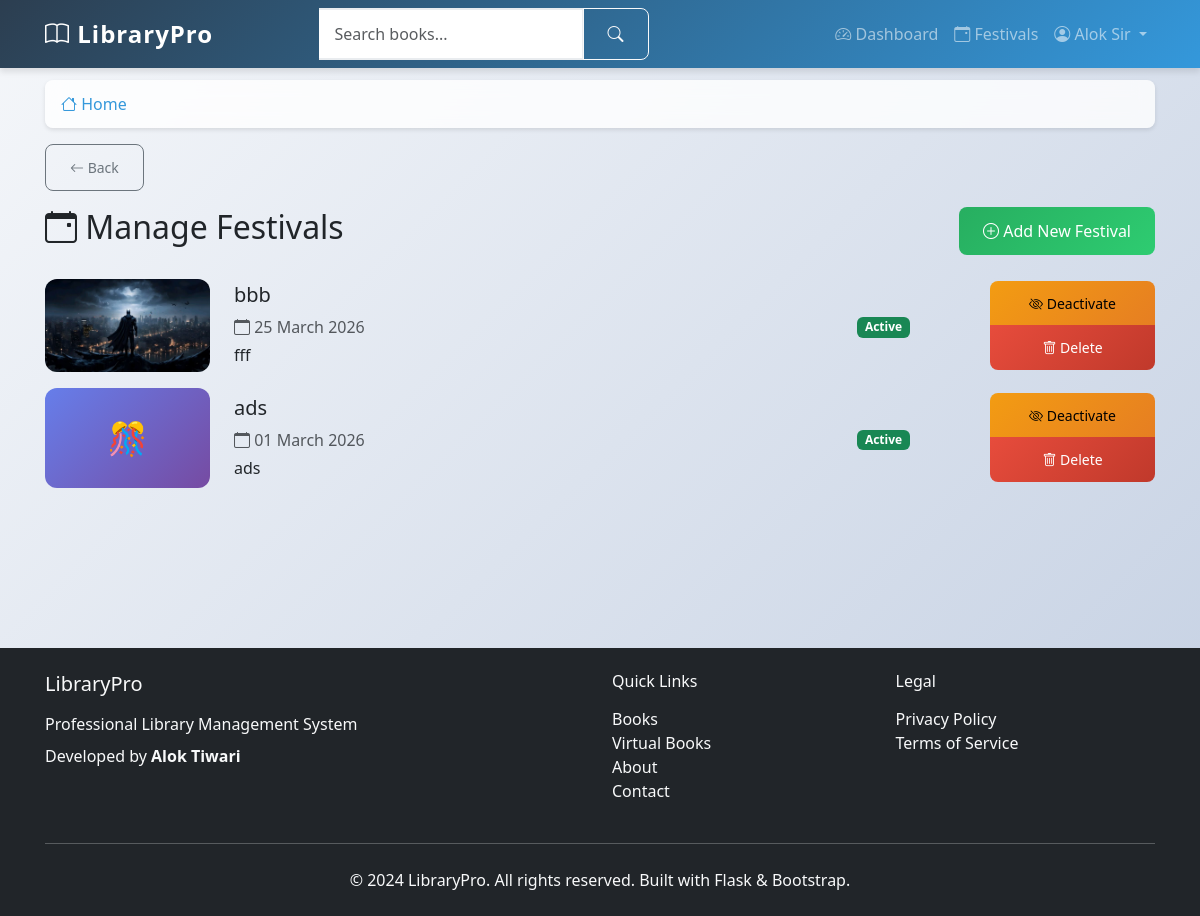
The page /manage-festivals (signed in) on the database as committed earlier.
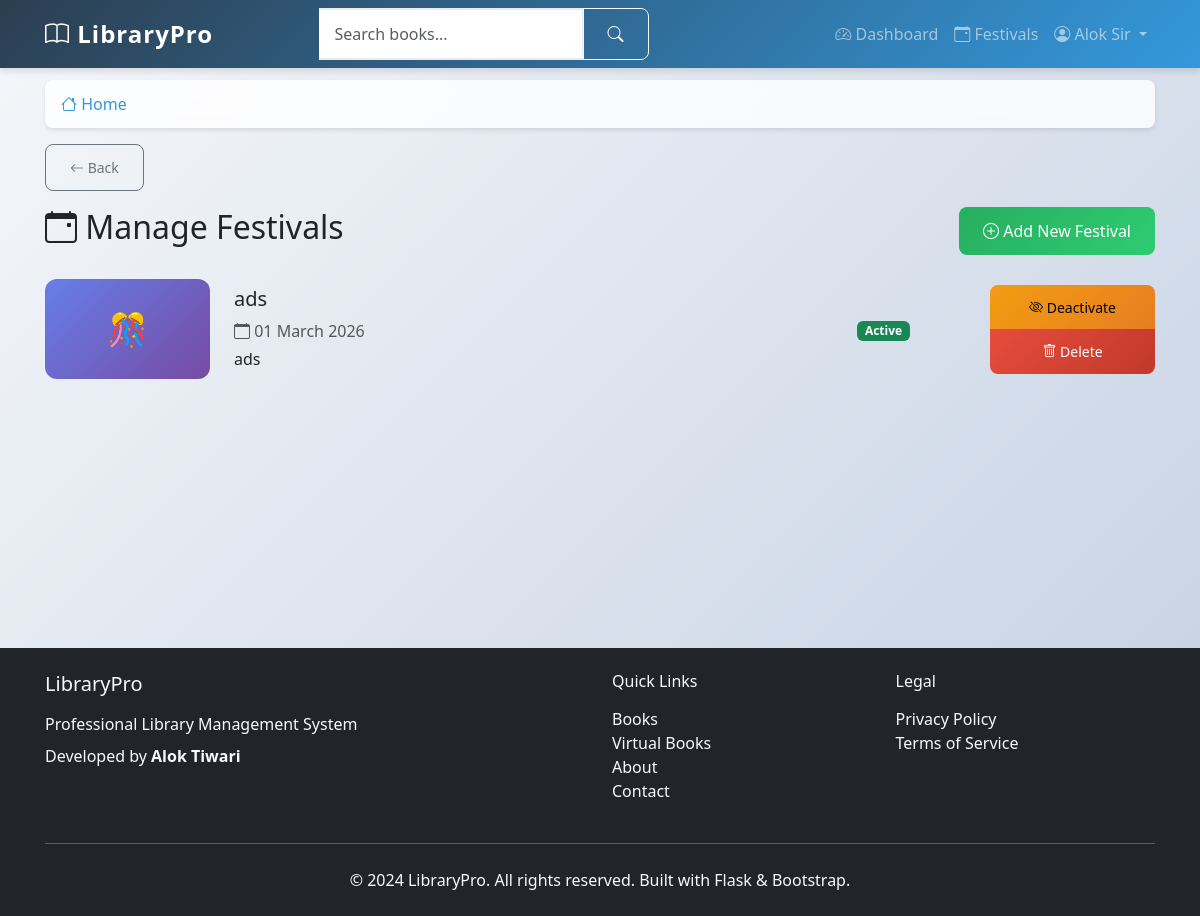
The same page on the database as committed later.
### app/models.py (models this page shows, shortened)
class User(UserMixin, db.Model):
    id = db.Column(db.Integer, primary_key=True)
    prn_number = db.Column(db.String(20), unique=True, nullable=False)
    username = db.Column(db.String(80), unique=True, nullable=False)
    email = db.Column(db.String(120), unique=True, nullable=False)
    name = db.Column(db.String(100), nullable=False)
    mother_name = db.Column(db.String(100), nullable=False)
    dob = db.Column(db.String(10), nullable=False)  # Format: DDMMYYYY
    phone = db.Column(db.String(15), nullable=True)
    address = db.Column(db.Text, nullable=True)
    password_hash = db.Column(db.String(255), nullable=False)
    role = db.Column(db.String(20), nullable=False, default='student')
    year = db.Column(db.String(10), nullable=True)  # 1st, 2nd, 3rd, 4th, 5th
    course = db.Column(db.String(50), nullable=True)  # BSC IT, BSC CS, etc.
    total_books_borrowed = db.Column(db.Integer, default=0)
    total_extension_requests = db.Column(db.Integer, default=0)
    library_hours_this_month = db.Column(db.Float, default=0.0)
    library_hours_this_year = db.Column(db.Float, default=0.0)
    created_at = db.Column(db.DateTime, default=datetime.utcnow)
    updated_at = db.Column(db.DateTime, default=datetime.utcnow, onupdate=datetime.utcnow)
    loans = db.relationship('Loan', backref='borrower', lazy='dynamic')
    library_sessions = db.relationship('LibrarySession', backref='user', lazy='dynamic')

class Festival(db.Model):
    id = db.Column(db.Integer, primary_key=True)
    title = db.Column(db.String(200), nullable=False)
    description = db.Column(db.Text, nullable=True)
    date = db.Column(db.Date, nullable=False)
    image_path = db.Column(db.String(500), nullable=True)
    video_url = db.Column(db.String(500), nullable=True)
    video_path = db.Column(db.String(500), nullable=True)
    created_by = db.Column(db.Integer, db.ForeignKey('user.id'), nullable=False)
    created_at = db.Column(db.DateTime, nullable=False, default=datetime.utcnow)
    is_active = db.Column(db.Boolean, nullable=False, default=True)
    creator = db.relationship('User', foreign_keys=[created_by], backref='festivals')

### app/main/routes.py (the view)
@bp.route('/manage-festivals')
@login_required
def manage_festivals():
    if current_user.role != 'admin':
        flash('Access denied.', 'danger')
        return redirect(url_for('main.dashboard'))
    festivals = Festival.query.order_by(Festival.date.desc()).all()
    return render_template('main/manage_festivals.html', title='Manage Festivals', festivals=festivals)

### app/__init__.py (called while the page is built)
def create_app():
    app = Flask(__name__)
    app.config.from_object(Config)
    db.init_app(app)
    migrate.init_app(app, db)
    login.init_app(app)
    login.login_view = 'auth.student_login'
    login.login_message = 'Please log in to access this page.'
    login.login_message_category = 'info'
    from app.auth import bp as auth_bp
    app.register_blueprint(auth_bp, url_prefix='/auth')
    from app.main import bp as main_bp
    app.register_blueprint(main_bp)
    from app.models import User
    @login.user_loader
    def load_user(user_id):
        return User.query.get(int(user_id))
    return app

### app/templates/main/manage_festivals.html (shortened to what this page needs)
{% extends "base.html" %}
{% block content %}
<link rel="stylesheet" href="{{ url_for('static', filename='css/modern.css') }}">
<div class="d-flex justify-content-between align-items-center mb-4">
    <h2><i class="bi bi-calendar-event"></i> Manage Festivals</h2>
    <a href="{{ url_for('main.add_festival') }}" class="btn btn-success">
        <i class="bi bi-plus-circle"></i> Add New Festival
    </a>
</div>
{% if festivals %}
<div class="row">
    {% for festival in festivals %}
    <div class="col-12 mb-3">
        <div class="festival-admin-card">
            <div class="row align-items-center">
                <div class="col-md-2">
                    {% if festival.image_path %}
                    <img src="{{ festival.image_path }}" alt="{{ festival.title }}" style="width: 100%; border-radius: 12px;">
                    {% else %}
                    <div style="width: 100%; height: 100px; background: linear-gradient(135deg, #667eea, #764ba2); border-radius: 12px; display: flex; align-items: center; justify-content: center; color: white; font-size: 2rem;">
                        🎊
                    </div>
                    {% endif %}
                </div>
                <div class="col-md-6">
                    <h5 class="mb-2">{{ festival.title }}</h5>
                    <p class="text-muted mb-1">
                        <i class="bi bi-calendar"></i> {{ festival.date.strftime('%d %B %Y') }}
                    </p>
                    <p class="mb-0">{{ festival.description[:100] }}{% if festival.description|length > 100 %}...{% endif %}</p>
                </div>
                <div class="col-md-2 text-center">
                    {% if festival.is_active %}
                    <span class="badge bg-success">Active</span>
                    {% else %}
                    <span class="badge bg-secondary">Inactive</span>
                    {% endif %}
                </div>
                <div class="col-md-2">
                    <div class="btn-group-vertical w-100">
                        <a href="{{ url_for('main.toggle_festival', festival_id=festival.id) }}"
                           class="btn btn-sm btn-{% if festival.is_active %}warning{% else %}success{% endif %}">
                            <i class="bi bi-{% if festival.is_active %}eye-slash{% else %}eye{% endif %}"></i>
                            {% if festival.is_active %}Deactivate{% else %}Activate{% endif %}
                        </a>
                        <a href="{{ url_for('main.delete_festival', festival_id=festival.id) }}"
                           class="btn btn-sm btn-danger"
                           onclick="return confirm('Delete this festival?')">
                            <i class="bi bi-trash"></i> Delete
                        </a>
                    </div>
                </div>
            </div>
        </div>
    </div>
    {% endfor %}
</div>
{% endif %}
{% endblock %}

### app/templates/base.html (shortened to what this page needs)
<!DOCTYPE html>
<html lang="en">
<head>
    <link href="https://cdn.jsdelivr.net/npm/bootstrap@5.3.0/dist/css/bootstrap.min.css" rel="stylesheet">
    <link rel="stylesheet" href="https://cdn.jsdelivr.net/npm/bootstrap-icons@1.10.0/font/bootstrap-icons.css">
    <link rel="stylesheet" href="{{ url_for('static', filename='css/style.css') }}">
    <link rel="stylesheet" href="{{ url_for('static', filename='css/modern.css') }}">
</head>
<body>
    <nav class="navbar navbar-expand-lg navbar-dark bg-primary fixed-top">
        <div class="container">
            <a class="navbar-brand fw-bold" href="{{ url_for('main.index') }}">
                <i class="bi bi-book"></i> LibraryPro
            </a>
            <div class="collapse navbar-collapse" id="navbarNav">
                {% if current_user.is_authenticated %}
                <form class="d-flex mx-auto" method="GET" action="{{ url_for('main.search') }}">
                    <div class="input-group">
                        <input class="form-control" type="search" name="q" placeholder="Search books..."
                               value="{{ request.args.get('q', '') }}">
                        <button class="btn btn-outline-light" type="submit">
                            <i class="bi bi-search"></i>
                        </button>
                    </div>
                </form>
                <ul class="navbar-nav ms-auto">
                    <li class="nav-item">
                        <a class="nav-link" href="{{ url_for('main.dashboard') }}">
                            <i class="bi bi-speedometer2"></i> Dashboard
                        </a>
                    </li>
                    <li class="nav-item">
                        <a class="nav-link" href="{{ url_for('main.festivals') }}">
                            <i class="bi bi-calendar-event"></i> Festivals
                        </a>
                    </li>
                    <li class="nav-item dropdown">
                        <a class="nav-link dropdown-toggle" href="#" role="button" data-bs-toggle="dropdown">
                            <i class="bi bi-person-circle"></i> {{ current_user.name }}
                        </a>
                    </li>
                </ul>
                {% endif %}
            </div>
        </div>
    </nav>
    <main class="main-content">
        <div class="container">
            {% if current_user.is_authenticated %}
            <nav aria-label="breadcrumb" class="mb-3">
                <ol class="breadcrumb">
                    <li class="breadcrumb-item">
                        <a href="{{ url_for('main.index') }}"><i class="bi bi-house"></i> Home</a>
                    </li>
                </ol>
            </nav>
            {% endif %}
            {% if current_user.is_authenticated and request.endpoint not in ['main.index', 'main.dashboard', 'main.student_dashboard', 'main.admin_dashboard'] %}
            <div class="mb-3">
                <button onclick="goBack()" class="btn btn-outline-secondary btn-sm">
                    <i class="bi bi-arrow-left"></i> Back
                </button>
            </div>
            {% endif %}
            {% block content %}{% endblock %}
        </div>
    </main>
    <footer class="bg-dark text-light py-4 mt-5">
        <div class="container">
            <div class="row">
                <div class="col-md-6">
                    <h5 class="mb-3">LibraryPro</h5>
                    <p class="mb-2">Professional Library Management System</p>
                    <p class="mb-0">Developed by <strong>Alok Tiwari</strong></p>
                </div>
                <div class="col-md-3">
                    <h6 class="mb-3">Quick Links</h6>
                    <ul class="list-unstyled">
                        <li><a href="{{ url_for('main.books_categories') }}" class="text-light text-decoration-none">Books</a></li>
                    <li><a href="{{ url_for('main.virtual_books') }}" class="text-light text-decoration-none">Virtual Books</a></li>
                        <li><a href="{{ url_for('main.about') }}" class="text-light text-decoration-none">About</a></li>
                        <li><a href="{{ url_for('main.contact') }}" class="text-light text-decoration-none">Contact</a></li>
                    </ul>
                </div>
                <div class="col-md-3">
                    <h6 class="mb-3">Legal</h6>
                    <ul class="list-unstyled">
                        <li><a href="{{ url_for('main.privacy') }}" class="text-light text-decoration-none">Privacy Policy</a></li>
                        <li><a href="{{ url_for('main.terms') }}" class="text-light text-decoration-none">Terms of Service</a></li>
                    </ul>
                </div>
            </div>
            <hr class="my-4">
            <div class="text-center">
                <p class="mb-0">&copy; 2024 LibraryPro. All rights reserved. Built with Flask & Bootstrap.</p>
            </div>
        </div>
    </footer>
</body>
</html>

### app/static/css/style.css (style rules this page uses)
:root { --primary-color: #2c3e50; --secondary-color: #3498db; --accent-color: #e74c3c; --success-color: #27ae60; --warning-color: #f39c12; --light-bg: #f8f9fa; --card-shadow: 0 4px 6px rgba(0, 0, 0, 0.1); --hover-shadow: 0 8px 15px rgba(0, 0, 0, 0.2); --border-radius: 12px; }
body { font-family: 'Segoe UI', Tahoma, Geneva, Verdana, sans-serif; background: linear-gradient(135deg, #f5f7fa 0%, #c3cfe2 100%); min-height: 100vh; padding: 0; margin: 0; }
.main-content { padding-top: 80px; padding-bottom: 2rem; min-height: calc(100vh - 200px); }
.container { padding-left: 15px; padding-right: 15px; }
.navbar-brand { font-size: 1.5rem; letter-spacing: 1px; }
.navbar { box-shadow: var(--card-shadow); background: linear-gradient(135deg, var(--primary-color) 0%, var(--secondary-color) 100%) !important; }
.form-control { border-radius: 8px; border: 2px solid #e9ecef; padding: 0.75rem 1rem; transition: all 0.3s ease; }
.btn { border-radius: 8px; padding: 0.75rem 1.5rem; font-weight: 500; transition: all 0.3s ease; }
.btn-success { background: linear-gradient(135deg, var(--success-color) 0%, #2ecc71 100%); border: none; }
.btn-warning { background: linear-gradient(135deg, var(--warning-color) 0%, #e67e22 100%); border: none; }
.btn-danger { background: linear-gradient(135deg, var(--accent-color) 0%, #c0392b 100%); border: none; }
.breadcrumb { background: rgba(255, 255, 255, 0.8); border-radius: 8px; padding: 0.75rem 1rem; margin-bottom: 1rem; box-shadow: 0 2px 4px rgba(0, 0, 0, 0.1); backdrop-filter: blur(10px); }
.breadcrumb-item a { color: var(--secondary-color); text-decoration: none; transition: color 0.3s ease; }
.btn-outline-secondary { border-color: #6c757d; color: #6c757d; transition: all 0.3s ease; }
.form-control { border-left: none; border-radius: 0 8px 8px 0; }

### app/static/css/modern.css (style rules this page uses)
:root { --primary: #6366f1; --secondary: #8b5cf6; --success: #10b981; --danger: #ef4444; --warning: #f59e0b; --info: #3b82f6; --dark: #1f2937; --light: #f9fafb; }

Rows that differ between the two databases and show on the page:
removed Festival: image_path (picture), title "bbb", date "25 March 2026", description "fff", is_active "Active"
